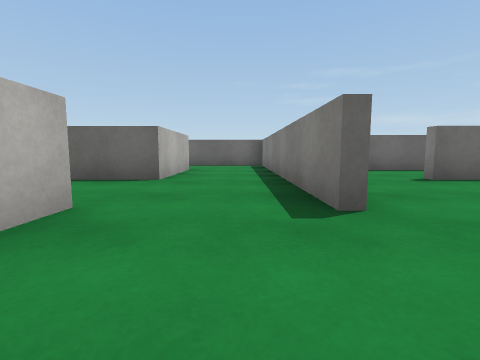
[1] (above)

14 first-person views from a walk through a Unity game level. The camera is 0.47 m above the floor, tilts 6° down and sees 85° across. The floor is counted in squares, 1 m on a side. Each view is taken from the middle of a square. On the plan, view 1 faces up. The plan holds only what a view shows up to about 9 squares ahead; the rest is blank. The place goes on beyond the plan. The player is left out. Surface patterns are stand-ins for the level's own textures.

[2]
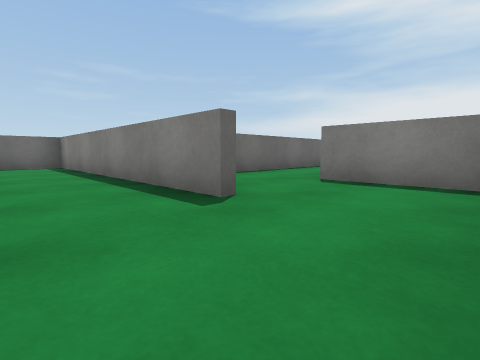

[3]
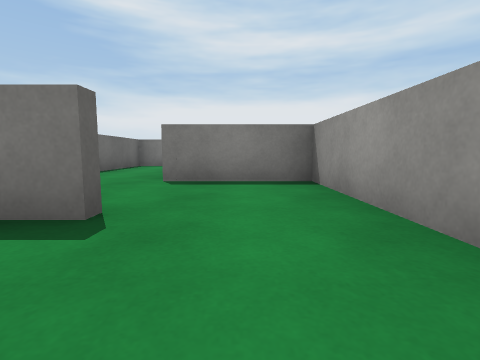

[4]
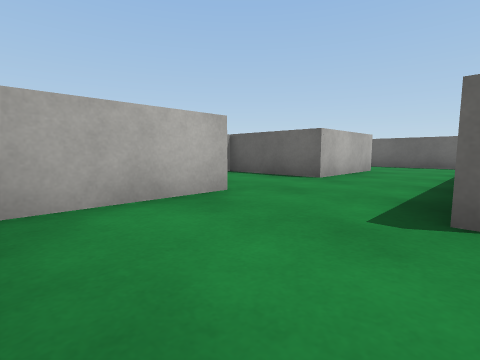

[5]
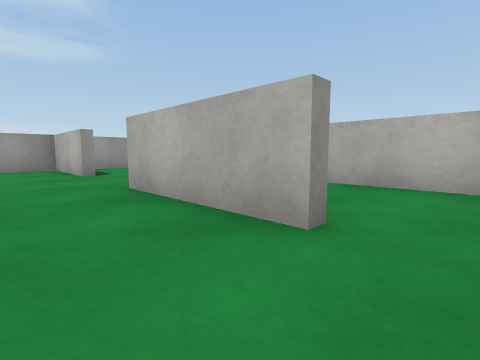

[6]
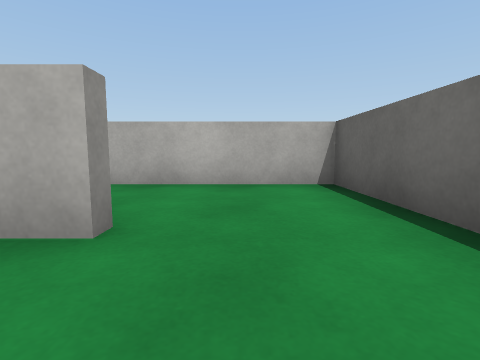

[7]
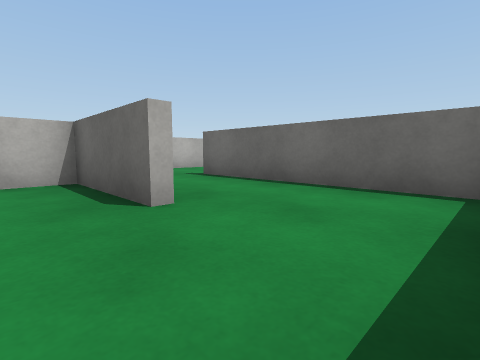

[8]
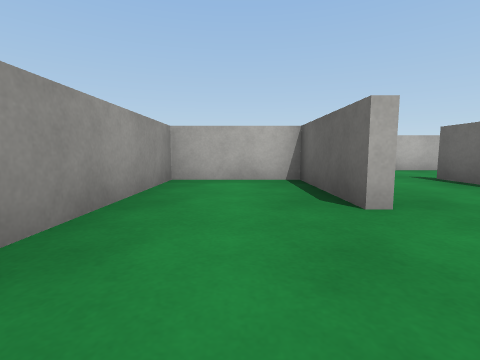

[9]
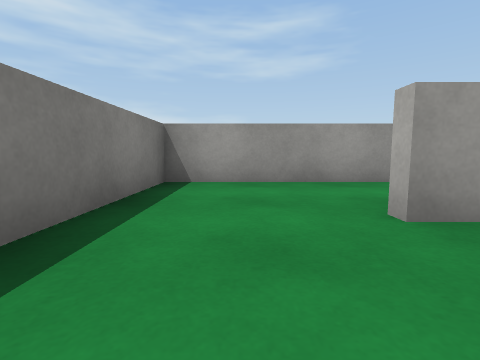

[10]
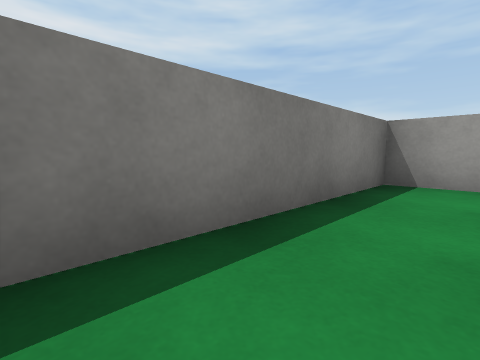

[11]
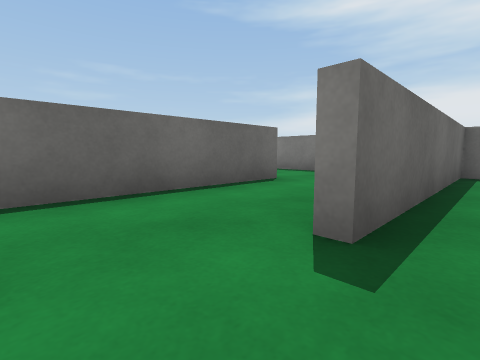

[12]
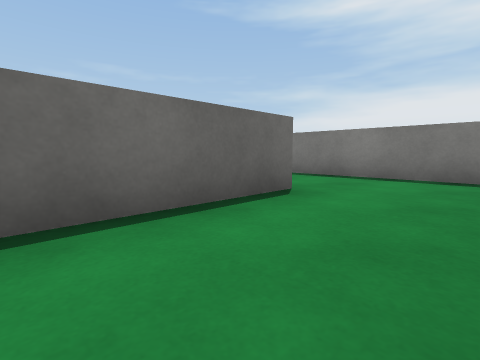

[13]
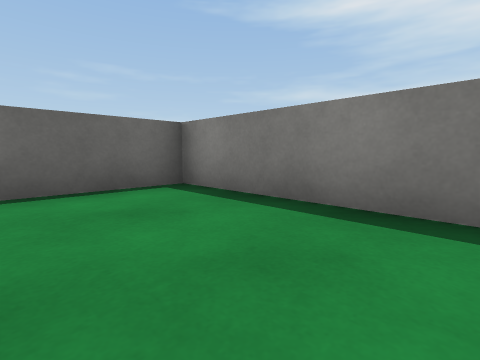

[14]
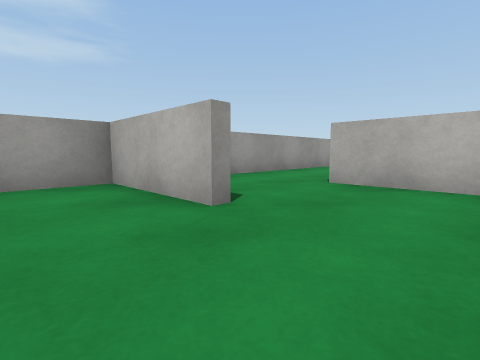

### Floor plan
Points are (right, up) in squares from view 1. A wall is a line through its corners. A room is listed if a view was taken in it or the views show most of it. See-through windows are left out.
Room 1 (views 1, 2, 3, 4, 5, 6, 14)
walls: (0.8, 2) (0.8, 9.4) (-1.4, 9.4); (-1.4, 2.2) (-1.4, -0.2) (3.3, -0.2) (3.3, 2.4); (-1.4, 7.2) (-1.4, 4.5)
ways out: opening at (2, 2) to room 3; opening at (-2, 8) to room 6; opening at (-2, 3.5)
Room 2 (views 7, 8, 9, 10)
walls: (5.9, 2) (3.5, 2) (3.5, -0.2) (8.2, -0.2) (8.2, 4.5) (5.4, 4.5); (5.4, 2.3) (5.9, 2.3)
ways out: opening at (4.5, 3.5) to room 3
Room 3 (view 11)
walls: (5.4, 4.5) (3.2, 4.5)
ways out: opening at (2, 2) to room 1; opening at (4.5, 3.5) to room 2; opening at (2.5, 5) to room 4
Room 4 (view 12)
walls: (1, 6.4) (1, 5.1); (6, 6.9) (2, 6.9)
ways out: opening at (2.5, 5) to room 3; opening at (4.5, 6) to room 5
Room 5 (view 13)
walls: (8.2, 5.1) (8.2, 9.4) (6.1, 9.4)
ways out: opening at (4.5, 6) to room 4
Room 6 (no view inside)
walls: (-1.4, 9.4) (-3.9, 9.4) (-3.9, 6)
ways out: opening at (-2, 8) to room 1

Positions as (right, up) in squares from view 1, and headings:
1: (0, 0), facing up
2: (-1, 0), facing up-right
3: (-1, 1), facing right
4: (1, 0), facing up-left
5: (0, 8), facing down-left
6: (0, 8), facing left
7: (8, 1), facing up-left
8: (8, 1), facing left
9: (7, 4), facing down
10: (7, 4), facing down-right
11: (2, 4), facing up-right
12: (3, 5), facing up-right
13: (6, 6), facing up-right
14: (0, 4), facing down-left
